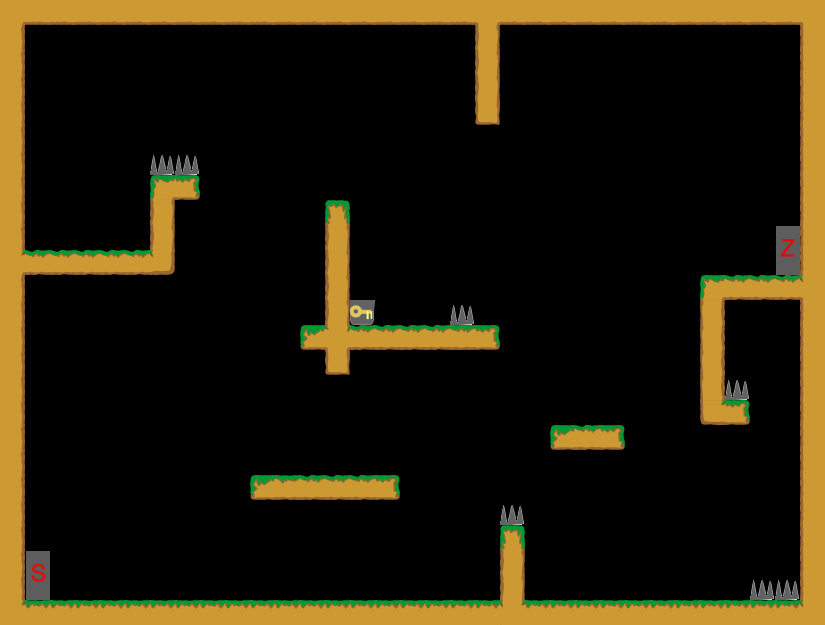

Below is a game level as drawn by its tile map, then a one-line description and the .tmx that defines it (tile-layer data replaced by summaries):
An orthogonal 33x25 tile map with 25x25 px tiles, 2 tile layers (Kachelebene 2, ObjectLayer) and 2 objects (GreenBlob, RedBlob).

<map version="1.0" orientation="orthogonal" width="33" height="25" tilewidth="25" tileheight="25">
 <properties>
  <property name="mapBackground" value="res/img/levelBackground.png" />
 </properties>
 <tileset firstgid="1" name="Tileset" tilewidth="25" tileheight="25">
  <image source="../../../img/Tileset.png" width="400" height="250" />
 </tileset>
 <layer name="Kachelebene 2" width="33" height="25">
  <data>[825 cells, 152 non-empty, 23 distinct tile ids]</data>
 </layer>
 <layer name="ObjectLayer" width="33" height="25">
  <data>[825 cells, 23 non-empty, 10 distinct tile ids]</data>
 </layer>
 <objectgroup name="Objektebene 1" width="33" height="25">
  <object name="GreenBlob" gid="7" x="93" y="594" />
  <object name="RedBlob" gid="25" x="129" y="597" />
 </objectgroup>
</map>
